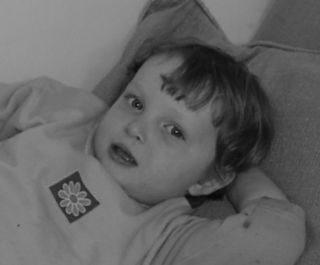
#> input picture baby.bmp, 320 x 265 px
$ python Levin_colorization.py
#> lines starting #> are read from the running program, lines starting #| are printed output that depends on the picture; after the words box and inside, x2 and y2 are one past the last pixel; in counts of white or black regions, pixels touching at a corner belong together
#> further down, original is the input picture: shape (265, 320, 3); min 7, max 154, mean 98.8
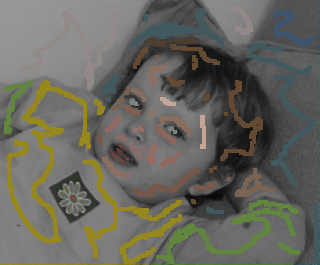
#> input picture baby_marked.bmp, 320 x 265 px
import colorsys
import cv2
import matplotlib.pyplot as plt
import numpy as np
import imageio
from scipy import misc
from scipy import sparse
from scipy.sparse import linalg


class Colorize_Levin():
    def __init__(self):
        super(Colorize_Levin, self).__init__()

    def yiq_rgb(self, y, i, q):
        """
        Takes Y, I and Q channels and returns converted R, G and B channels
        :param y: Y channel of the image
        :param i: I channel of the image
        :param q: Q channel of the image
        :return: R, G and B channels
        """
        r_raw = y + 0.948262 * i + 0.624013 * q
        g_raw = y - 0.276066 * i - 0.639810 * q
        b_raw = y - 1.105450 * i + 1.729860 * q
        r_raw[r_raw < 0] = 0
        r_raw[r_raw > 1] = 1
        g_raw[g_raw < 0] = 0
        g_raw[g_raw > 1] = 1
        b_raw[b_raw < 0] = 0
        b_raw[b_raw > 1] = 1
        return (r_raw, g_raw, b_raw)

    def image_preprocess(self, original, hinted_image):
        """
        Takes original as well as hinted image and performs colorspace conversion.
        :param original: Original grayscale image
        :param hinted_image: Grayscale image with user scrabbles
        :return: Difference image and YIQ (YUV) colorspace image
        """
        original = original.astype(float) / 255
        hinted_image = hinted_image.astype(float) / 255
        colorIm = abs(original - hinted_image).sum(2) > 0.01
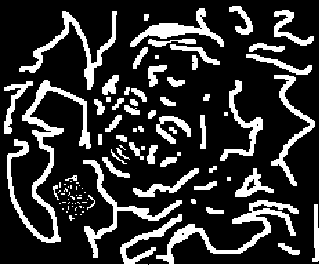
#> colorIm: shape (265, 320) bool; 20.5% white; 99 white regions (45 under 20 px), largest, box (x1, y1, x2, y2) and area: (7, 80, 91, 243) 2463, (149, 0, 320, 265) 2423, (19, 11, 117, 90) 1269
        (Y, _, _) = colorsys.rgb_to_yiq(original[:, :, 0], original[:, :, 1], original[:, :, 2])
        (_, I, Q) = colorsys.rgb_to_yiq(hinted_image[:, :, 0], hinted_image[:, :, 1], hinted_image[:, :, 2])
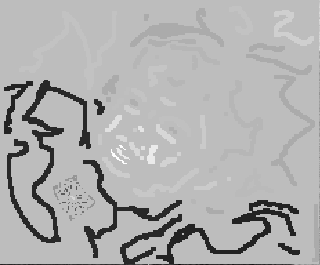
#> Q: shape (265, 320) float64; min -0.151, max 0.0522, mean -0.0101; drawn with min black and max white
        ntscIm = np.zeros(original.shape)
        ntscIm[:, :, 0] = Y
        ntscIm[:, :, 1] = I
        ntscIm[:, :, 2] = Q
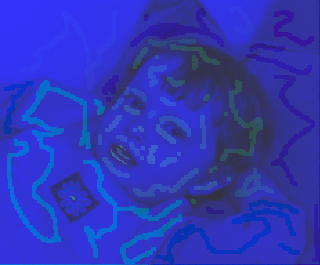
#> ntscIm: shape (265, 320, 3) float64; mean of channels 0, 1, 2 0.388, 0.0114, -0.0101; drawn with min black and max white
        return colorIm, ntscIm

    def colorize(self, original, hinted_image):
        """
        Takes original image as well as hinted image as inputs and returns the colorized image.
        :param original: Original grayscale image
        :param hinted_image: Grayscale image with user scrabbles
        :return: Colorized image
        """
        colorIm, ntscIm = self.image_preprocess(original, hinted_image)
        n = ntscIm.shape[0]  # n = image height
#> n = 265
        m = ntscIm.shape[1]  # m = image width
#> m = 320
        imgSize = n * m
#> imgSize = 84800
        indsM = np.arange(imgSize).reshape(n, m, order='F').copy()
        wd = 1
        row_inds = np.zeros(imgSize * (2 * wd + 1) ** 2, dtype=np.int64)
        col_inds = np.zeros(imgSize * (2 * wd + 1) ** 2, dtype=np.int64)
        vals = np.zeros(imgSize * (2 * wd + 1) ** 2)
        length = 0
        consts_len = 0
        for j in range(m):
            for i in range(n):
                if not colorIm[i, j]:
                    tlen = 0
                    gvals = np.zeros((2 * wd + 1) ** 2)
                    for ii in range(max(0, i - wd), min(i + wd + 1, n)):
                        for jj in range(max(0, j - wd), min(j + wd + 1, m)):
                            if ii != i or jj != j:
                                row_inds[length] = consts_len
                                col_inds[length] = indsM[ii, jj]
                                gvals[tlen] = ntscIm[ii, jj, 0]
                                length += 1
                                tlen += 1
                    t_vals = ntscIm[i, j, 0].copy()
                    gvals[tlen] = t_vals
                    c_var = np.mean(
                        (gvals[0:tlen + 1] - np.mean(gvals[0:tlen + 1])) ** 2)
                    csig = c_var * 0.6
                    mgv = min((gvals[0:tlen + 1] - t_vals) ** 2)
                    if csig < (-mgv / np.log(0.01)):
                        csig = -mgv / np.log(0.01)
                    if csig < 0.000002:
                        csig = 0.000002
                    gvals[0:tlen] = np.exp(-((gvals[0:tlen] - t_vals) ** 2) / csig)
                    gvals[0:tlen] = gvals[0:tlen] / np.sum(
                        gvals[0:tlen])
                    vals[length - tlen:length] = -gvals[0:tlen]
                row_inds[length] = consts_len
                col_inds[length] = indsM[i, j]
                vals[length] = 1
                length += 1
                consts_len += 1
#> after the loop, consts_len = 84800; length = 622209

        vals = vals[0:length]
        col_inds = col_inds[0:length]
        row_inds = row_inds[0:length]

        # Optimization
        A = sparse.csr_matrix((vals, (row_inds, col_inds)), (consts_len, imgSize))
        b = np.zeros((A.shape[0]))
        nI = np.zeros(ntscIm.shape)
        nI[:, :, 0] = ntscIm[:, :, 0]
        colorCopy = colorIm.reshape(imgSize, order='F').copy()
        lblInds = np.nonzero(colorCopy)
        for t in [1, 2]:
            curIm = ntscIm[:, :, t].reshape(imgSize, order='F').copy()
            b[lblInds] = curIm[lblInds]
            new_vals = linalg.spsolve(A, b)
            nI[:, :, t] = new_vals.reshape(n, m, order='F')
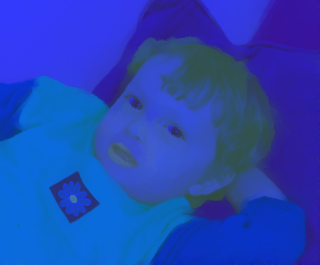
#> nI: shape (265, 320, 3) float64; mean of channels 0, 1, 2 0.388, 0.0549, -0.043; drawn with min black and max white
        (R, G, B) = self.yiq_rgb(nI[:, :, 0], nI[:, :, 1], nI[:, :, 2])
#> in yiq_rgb, `b_raw[b_raw < 0] = 0`:
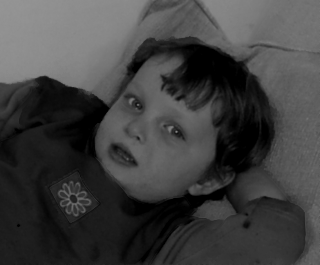
#> b_raw: shape (265, 320) float64; min 0, max 0.587, mean 0.254
        RGB = np.zeros(nI.shape)
        RGB[:, :, 0] = R
        RGB[:, :, 1] = G
        RGB[:, :, 2] = B
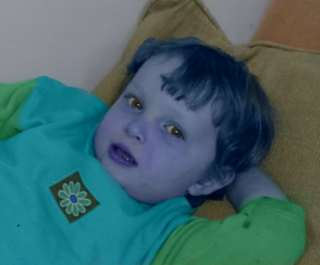
#> RGB: shape (265, 320, 3) float64; mean of channels 0, 1, 2 0.413, 0.4, 0.254; drawn as B, G, R
        return RGB


if __name__ == '__main__':
    original = cv2.cvtColor(cv2.imread('baby.bmp'),
                            cv2.COLOR_BGR2RGB)  # CV2 reads image in BGR format. We need to convert it to RGB format
    hinted_image = cv2.cvtColor(cv2.imread('baby_marked.bmp'),
                                cv2.COLOR_BGR2RGB)  # CV2 reads image in BGR format. We need to convert it to RGB format
    colorize = Colorize_Levin()
    colorized_image = colorize.colorize(original, hinted_image)
#> (the run stopped early here; a loop or call above may not have finished)
